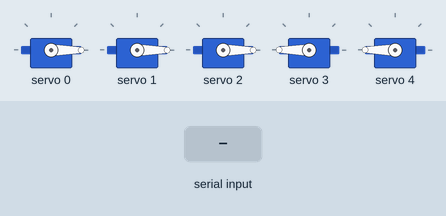
This sketch was run on a simulated Arduino Uno, built with avr-gcc and run on an emulated ATmega328P. On the bench: 5 × servo. Inputs (shaded band) come from the test bench.

Above: at 1.2 s.
1.3 s: "thumb:closed\n" received over Serial
At 2.2 s:
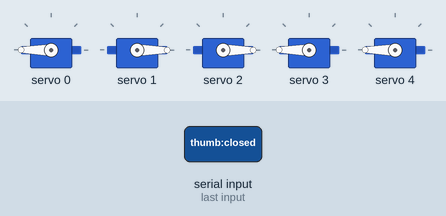
2.8 s: "index:closed\n" received over Serial
At 3.4 s:
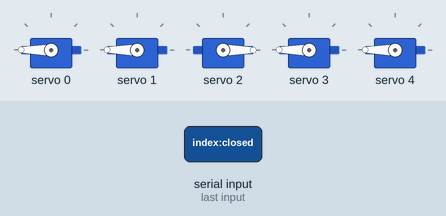
4.3 s: "thumb:open\n" received over Serial
At 5.5 s:
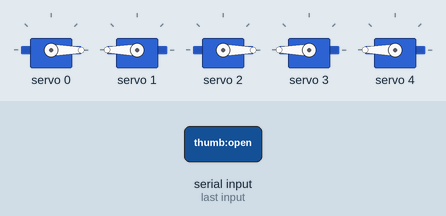
5.8 s: "middle:closed\n" received over Serial
At 6.9 s:
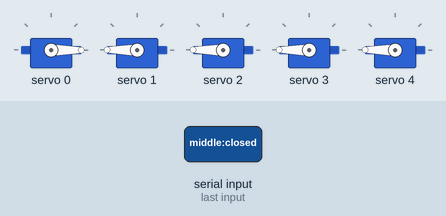
7.3 s: "index:open\n" received over Serial
At 8.0 s:
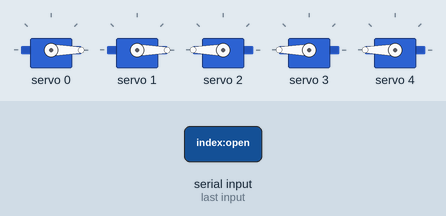
8.8 s: "ring:closed\n" received over Serial
At 9.2 s:
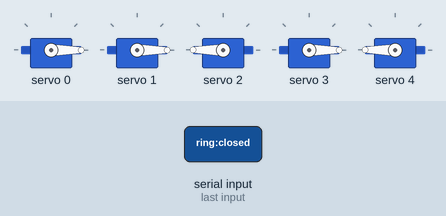
Timing chart, 0 to 11.3 s (numbered marks = the images above; inputs shaded):
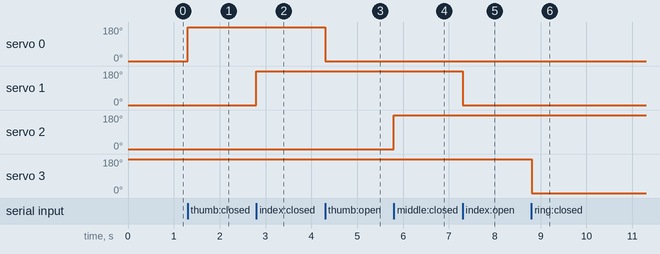

The sketch:

control.ino
```cpp
#include <Wire.h>
#include <Adafruit_PWMServoDriver.h>

Adafruit_PWMServoDriver pwm = Adafruit_PWMServoDriver();

#define SERVOMIN 110
#define SERVOMAX 640
#define SERVO_FREQ 50

// Channels
#define THUMB  0
#define INDEX  1
#define MIDDLE 2
#define RING   3
#define PINKY  4

uint16_t angleToPulse(int angle) {
  return map(angle, 0, 180, SERVOMIN, SERVOMAX);
}

void setup() {
  Serial.begin(115200);
  pwm.begin();
  pwm.setPWMFreq(SERVO_FREQ);
  delay(10);

  // Start all fingers open
  pwm.setPWM(THUMB,  0, angleToPulse(0));
  pwm.setPWM(INDEX,  0, angleToPulse(0));
  pwm.setPWM(MIDDLE, 0, angleToPulse(0));
  pwm.setPWM(RING,   0, angleToPulse(130));
  pwm.setPWM(PINKY,  0, angleToPulse(130));
}

void loop() {
  if (Serial.available()) {

    String data = Serial.readStringUntil('\n');

    // -------------------
    // THUMB
    // -------------------
    if (data.indexOf("thumb:closed") >= 0) {
      pwm.setPWM(THUMB, 0, angleToPulse(130));
    }
    if (data.indexOf("thumb:open") >= 0) {
      pwm.setPWM(THUMB, 0, angleToPulse(0));
    }

    // -------------------
    // INDEX (uses swapped logic)
    // -------------------
    if (data.indexOf("index:closed") >= 0) {
      pwm.setPWM(INDEX, 0, angleToPulse(130));
    }
    if (data.indexOf("index:open") >= 0) {
      pwm.setPWM(INDEX, 0, angleToPulse(0));
    }

    // -------------------
    // MIDDLE (same as index)
    // -------------------
    if (data.indexOf("middle:closed") >= 0) {
      pwm.setPWM(MIDDLE, 0, angleToPulse(130));
    }
    if (data.indexOf("middle:open") >= 0) {
      pwm.setPWM(MIDDLE, 0, angleToPulse(0));
    }

    // -------------------
    // RING (opposite logic)
    // -------------------
    if (data.indexOf("ring:closed") >= 0) {
      pwm.setPWM(RING, 0, angleToPulse(0));
    }
    if (data.indexOf("ring:open") >= 0) {
      pwm.setPWM(RING, 0, angleToPulse(130));
    }

    // -------------------
    // PINKY (same as ring)
    // -------------------
    if (data.indexOf("pinky:closed") >= 0) {
      pwm.setPWM(PINKY, 0, angleToPulse(0));
    }
    if (data.indexOf("pinky:open") >= 0) {
      pwm.setPWM(PINKY, 0, angleToPulse(130));
    }
  }
}
```

Measured:
- after the input at 1.3 s, servo 0: 0° → 180° at once
- after the input at 2.8 s, servo 1: 0° → 180° at once
- after the input at 4.3 s, servo 0: 180° → 0° at once
- after the input at 5.8 s, servo 2: 0° → 180° at once
- after the input at 7.3 s, servo 1: 180° → 0° at once
- after the input at 8.8 s, servo 3: 180° → 0° at once
